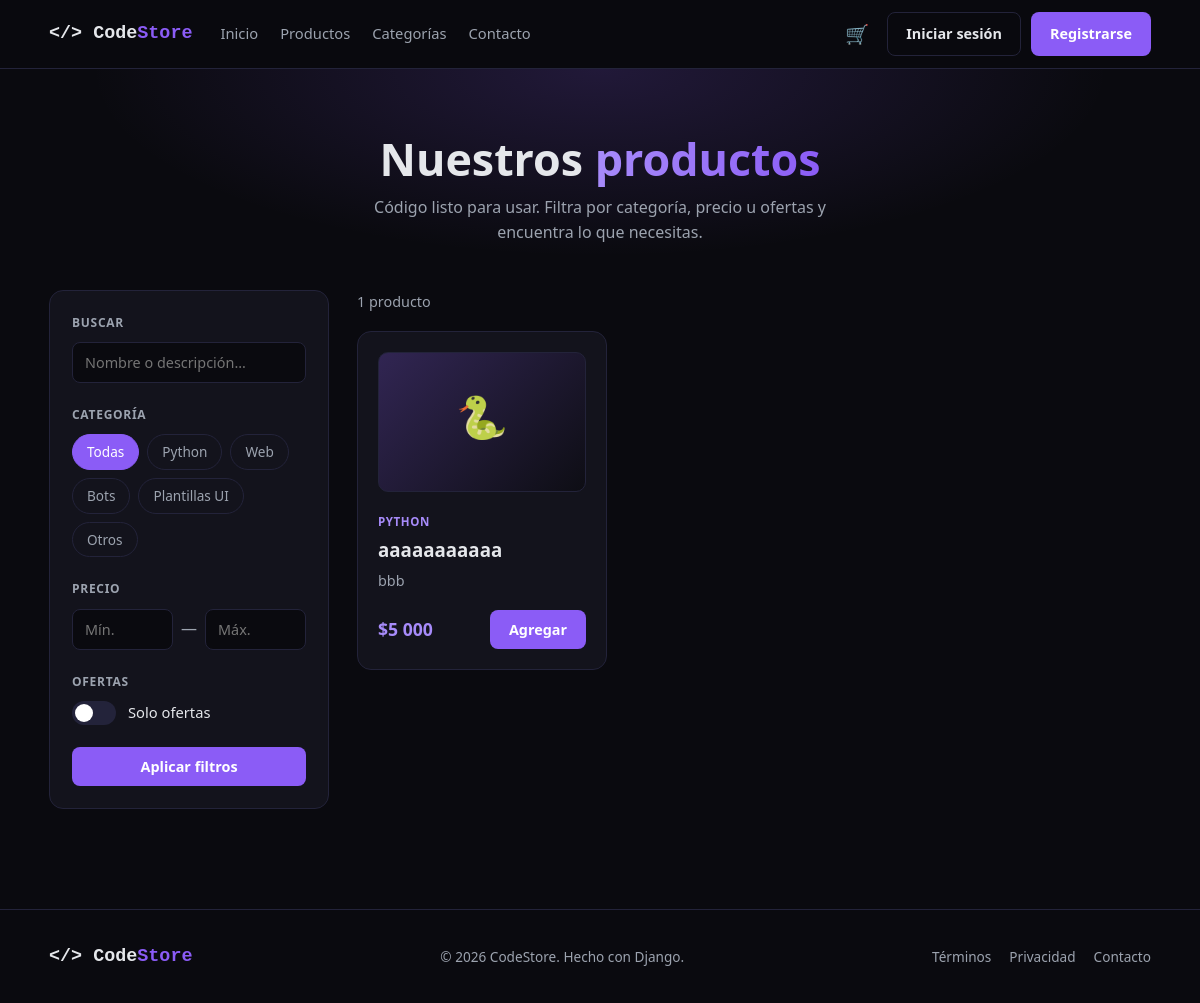
/productos/, run on an earlier commit of the app's database.
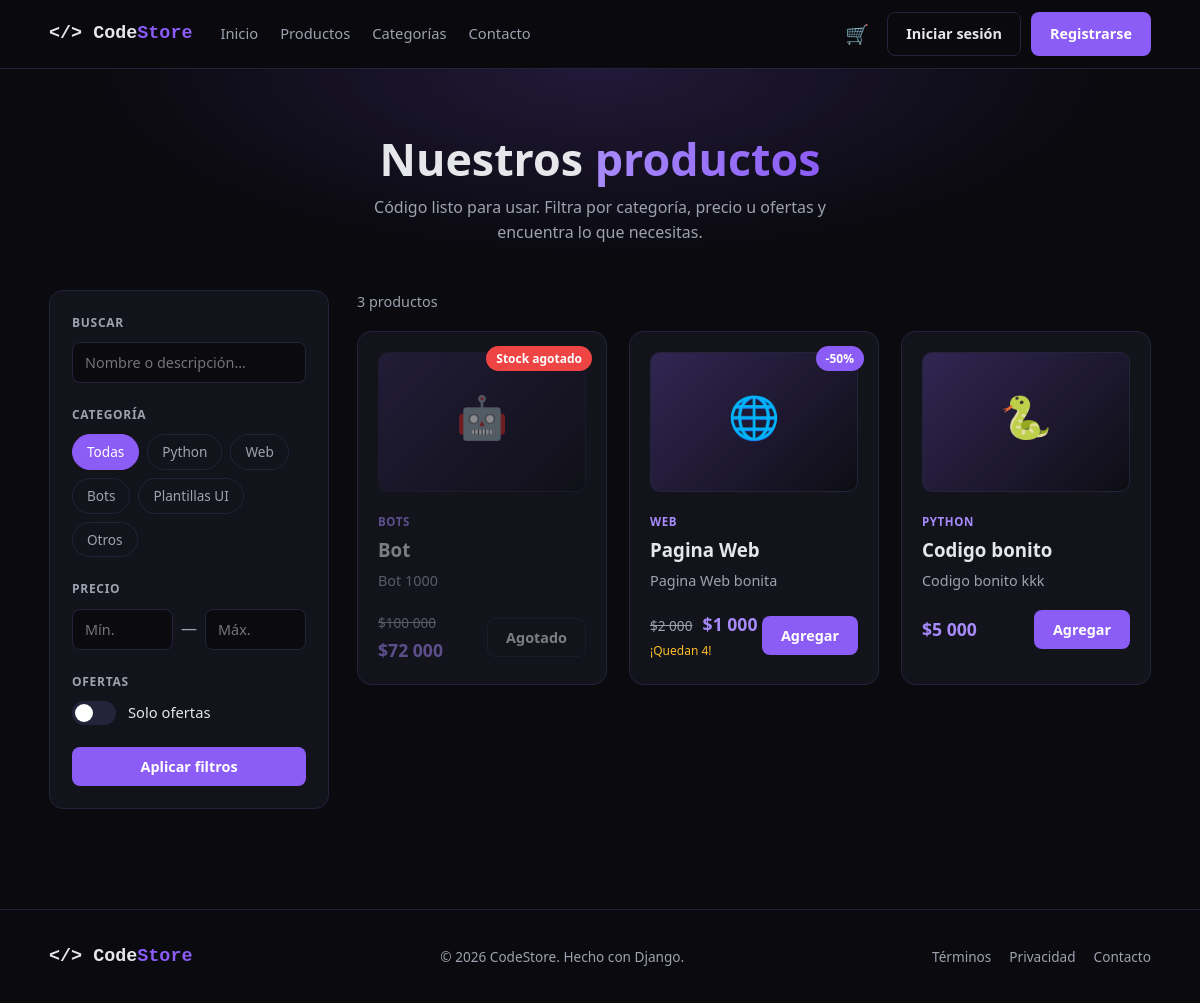
And on a later commit of the database.
### productos/models.py (models this page shows, shortened)
class Producto(models.Model):
    CATEGORIAS = [
        ('python', 'Python'),
        ('web', 'Web'),
        ('bots', 'Bots'),
        ('ui', 'Plantillas UI'),
        ('otros', 'Otros'),
    ]
    nombre = models.CharField('Nombre', max_length=120)
    descripcion = models.TextField('Descripción')
    precio = models.PositiveIntegerField('Precio', validators=[MinValueValidator(1)])
    categoria = models.CharField('Categoría', max_length=20, choices=CATEGORIAS, default='otros')
    activo = models.BooleanField(
        'Publicado',
        default=True,
        help_text='Si lo desmarcas, no se mostrará en la tienda.',
    )
    creado = models.DateTimeField(auto_now_add=True)
    precio_oferta = models.PositiveIntegerField(
        'Precio de oferta',
        null=True,
        blank=True,
        help_text='Déjalo vacío si no está en oferta.',
    )
    ICONOS = {'python': '🐍', 'web': '🌐', 'bots': '🤖', 'ui': '🎨'}
    stock = models.PositiveIntegerField(
        'Stock',
        default=10,
        help_text='Unidades disponibles. Si queda en 0 se muestra como «Stock agotado».',
    )
    class Meta:
        ordering = ['-creado']
    @property
    def en_oferta(self):
        return self.precio_oferta is not None and self.precio_oferta < self.precio
    @property
    def precio_final(self):
        return self.precio_oferta if self.en_oferta else self.precio
    @property
    def descuento(self):
        if not self.en_oferta:
            return 0
        return round((1 - self.precio_oferta / self.precio) * 100)
    @property
    def icono(self):
        return self.ICONOS.get(self.categoria, '📦')
    @property
    def agotado(self):
        return self.stock == 0

### productos/views.py (the view)
def catalogo(request):
    productos = Producto.objects.filter(activo=True).annotate(
        precio_efectivo=Case(
            When(precio_oferta__isnull=False, precio_oferta__lt=F('precio'), then=F('precio_oferta')),
            default=F('precio'),
            output_field=IntegerField(),
        )
    )
    q = request.GET.get('q', '').strip()
    categoria = request.GET.get('categoria', '')
    minimo = _entero(request.GET.get('precio_min'))
    maximo = _entero(request.GET.get('precio_max'))
    solo_ofertas = request.GET.get('ofertas') == '1'
    if minimo is not None and maximo is not None and minimo > maximo:
        minimo, maximo = maximo, minimo
    if q:
        productos = productos.filter(Q(nombre__icontains=q) | Q(descripcion__icontains=q))
    if categoria in dict(Producto.CATEGORIAS):
        productos = productos.filter(categoria=categoria)
    else:
        categoria = ''
    if minimo is not None:
        productos = productos.filter(precio_efectivo__gte=minimo)
    if maximo is not None:
        productos = productos.filter(precio_efectivo__lte=maximo)
    if solo_ofertas:
        productos = productos.filter(precio_oferta__isnull=False, precio_oferta__lt=F('precio'))
    return render(request, 'productos/catalogo.html', {
        'productos': productos,
        'q': q,
        'categoria': categoria,
        'categorias': Producto.CATEGORIAS,
        'minimo': minimo,
        'maximo': maximo,
        'solo_ofertas': solo_ofertas,
        'hay_filtros': bool(q or categoria or minimo is not None or maximo is not None or solo_ofertas),
    })

### carrito/context_processors.py (called while the page is built)
def contador_carrito(request):
    datos = request.session.get('carrito', {})
    cantidad = len(datos) if isinstance(datos, list) else sum(datos.values())
    return {'carrito_cantidad': cantidad}

### productos/views.py (called while the page is built)
def _entero(valor):
    try:
        numero = int(valor)
    except (TypeError, ValueError):
        return None
    if numero < 0:
        return None
    return min(numero, 2_000_000_000)

### productos/templates/productos/catalogo.html (shortened to what this page needs)
{% extends 'base.html' %}
{% block content %}
<section class="page-head">
    <div class="container">
        <h1>Nuestros <span class="gradient">productos</span></h1>
        <p>Código listo para usar. Filtra por categoría, precio u ofertas y encuentra lo que necesitas.</p>
    </div>
</section>
<section>
    <div class="container shop">
        <aside class="filters-col">
            <form class="filters-card" method="get" action="{% url 'catalogo' %}">
                <div class="filter-group">
                    <span class="filter-title">Buscar</span>
                    <input type="search" name="q" value="{{ q }}" placeholder="Nombre o descripción...">
                </div>
                <div class="filter-group">
                    <span class="filter-title">Categoría</span>
                    <div class="chips">
                        <label class="chip">
                            <span>Todas</span>
                        </label>
                        {% for valor, nombre in categorias %}
                            <label class="chip">
                                <span>{{ nombre }}</span>
                            </label>
                        {% endfor %}
                    </div>
                </div>
                <div class="filter-group">
                    <span class="filter-title">Precio</span>
                    <div class="price-row">
                        <input type="number" name="precio_min" min="0" inputmode="numeric" placeholder="Mín." value="{{ minimo|default_if_none:'' }}">
                        <span>—</span>
                        <input type="number" name="precio_max" min="0" inputmode="numeric" placeholder="Máx." value="{{ maximo|default_if_none:'' }}">
                    </div>
                </div>
                <div class="filter-group">
                    <span class="filter-title">Ofertas</span>
                    <label class="switch">
                        <span class="slider"></span>
                        <span class="switch-text">Solo ofertas</span>
                    </label>
                </div>
                <button type="submit" class="btn btn-primary btn-block">Aplicar filtros</button>
            </form>
        </aside>
        <div>
            <div class="shop-top">
                <span>{{ productos|length }} producto{{ productos|length|pluralize }}</span>
            </div>
            <div class="shop-grid">
                {% for p in productos %}
                    {% include 'productos/_tarjeta.html' %}
                {% empty %}
                    <div class="cart-empty shop-empty">
                        <h2>🔍 Sin resultados</h2>
                        <p>No encontramos productos con esos filtros.</p>
                        <a href="{% url 'catalogo' %}" class="btn btn-primary">Ver todos</a>
                    </div>
                {% endfor %}
            </div>
        </div>
    </div>
</section>
{% endblock %}

### productos/templates/productos/_tarjeta.html (shortened to what this page needs)
<article class="product {% if p.agotado %}sold-out{% endif %}">
    {% if p.agotado %}
        <span class="ribbon ribbon-out">Stock agotado</span>
    {% elif p.en_oferta %}
        <span class="ribbon">-{{ p.descuento }}%</span>
    {% endif %}
    <div class="thumb">{{ p.icono }}</div>
    <span class="cat">{{ p.get_categoria_display }}</span>
    <h3>{{ p.nombre }}</h3>
    <p>{{ p.descripcion|truncatechars:80 }}</p>
    <div class="product-footer">
        <div class="price">
            {% if p.en_oferta %}<s>${{ p.precio|floatformat:"0g" }}</s>{% endif %}
            <strong>${{ p.precio_final|floatformat:"0g" }}</strong>
            {% if not p.agotado and p.stock <= 5 %}
                <small class="low">¡Quedan {{ p.stock }}!</small>
            {% endif %}
        </div>
        {% if p.agotado %}
            <button type="button" class="btn btn-ghost" disabled>Agotado</button>
        {% else %}
            <form method="post" action="{% url 'carrito_agregar' p.pk %}">
                <button type="submit" class="btn btn-primary">Agregar</button>
            </form>
        {% endif %}
    </div>
</article>

What changed in the data, as far as the page shows it:
added Producto: stock "Stock agotado", icono "🤖", categoria "BOTS", nombre "Bot", descripcion "Bot 1000", precio "100 000", precio_final "72 000"
added Producto: descuento "50", icono "🌐", categoria "WEB", nombre "Pagina Web", descripcion "Pagina Web bonita", precio "2 000", precio_final "1 000", stock "4"
changed Producto "PYTHON": nombre "aaaaaaaaaaa" → "Codigo bonito"; descripcion "bbb" → "Codigo bonito kkk"
Also different on the page:
{{ productos|length }}: "1" → "3"
